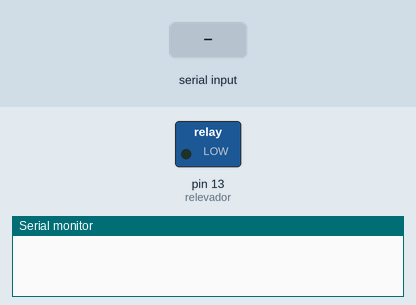
The sketch below on a simulated Arduino Uno, built with avr-gcc and run on an emulated ATmega328P. Shown: switched loads named in the sketch (green lamp = pin HIGH), the last lines printed to the serial monitor. Inputs (shaded band) come from the test bench.

Above: at 1.2 s.
1.3 s: "90,45\n" received over Serial
At 1.8 s:
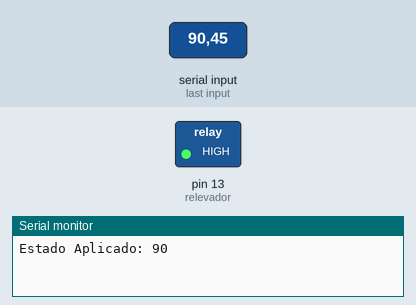
Timing chart, 0 to 4.3 s (numbered marks = the images above; inputs shaded):
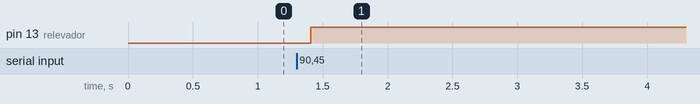

Measured:
- after the input at 1.3 s, pin 13 (relevador): LOW → HIGH after 0.11 s

The sketch:

P24_RELEVADOR.ino
```cpp
int relevador = 13;

void setup() {
  // put your setup code here, to run once:
  pinMode(relevador, OUTPUT);
  Serial.begin(9600);
  Serial.setTimeout(10);


}

void loop() {
  // put your main code here, to run repeatedly:
  if(Serial.available()>0){
    int v = Serial.readString().toInt();
    digitalWrite(relevador, v);
    Serial.println("Estado Aplicado: "+String(v));
  }
  delay(100);

}
```
